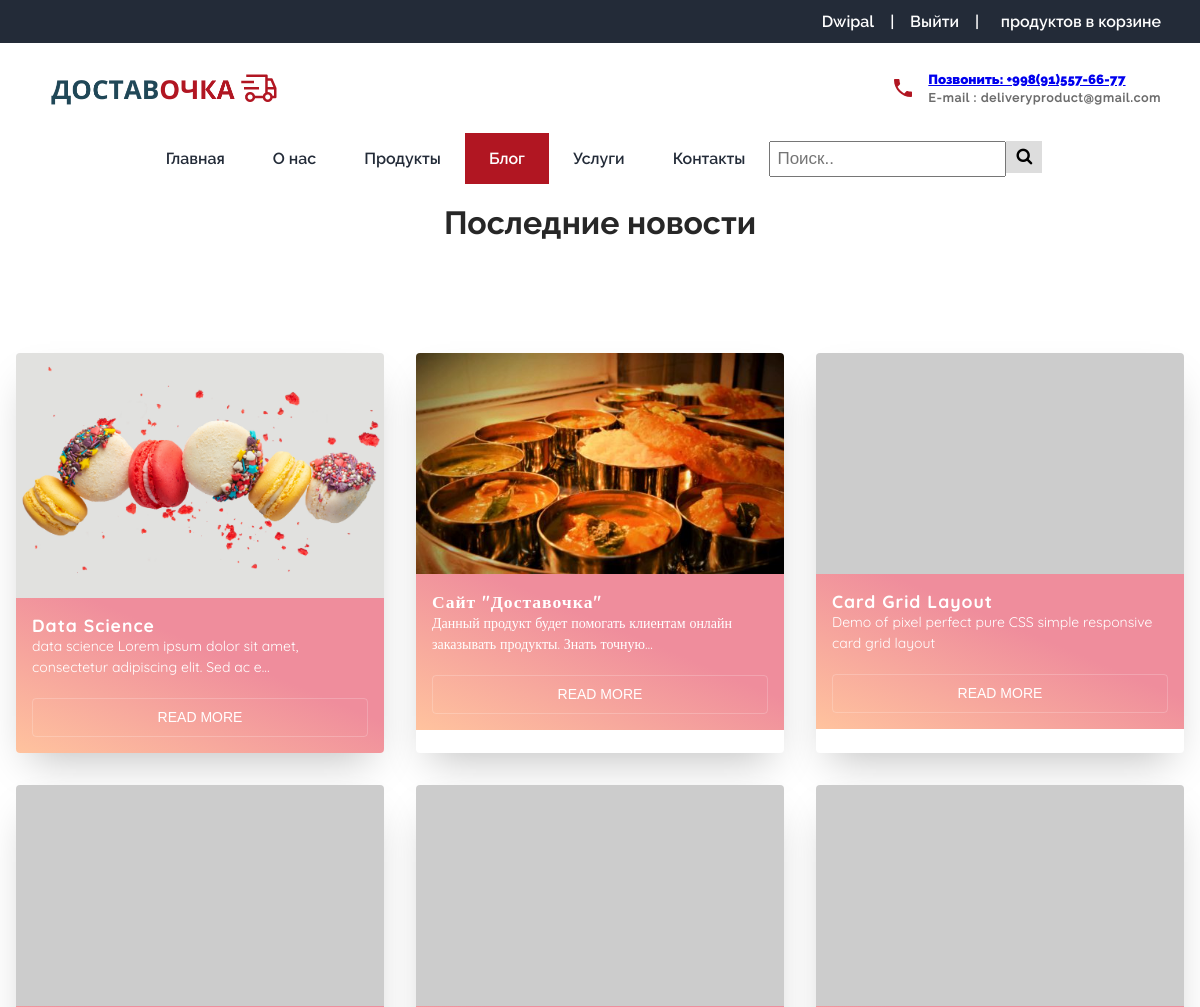
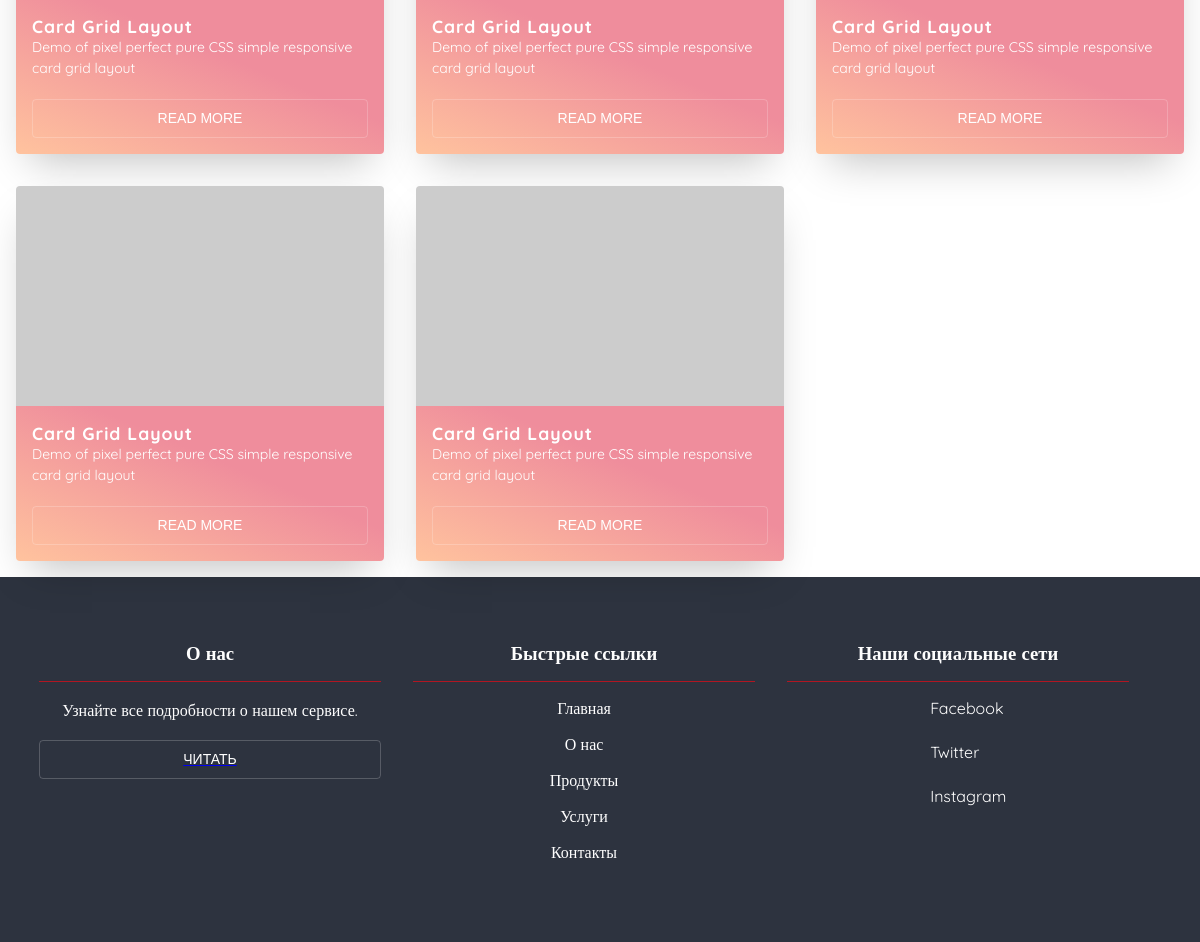
Screenshot of /blogs/ (signed in) with the database file from the repository (2 pictures, top to bottom).
### createuser/models.py (models this page shows)
class CustomUser(AbstractUser):
    username = None
    email = models.EmailField(_('email address'), unique=True)
    USERNAME_FIELD = 'email'
    REQUIRED_FIELDS = []
    objects = CustomUserManager()
    def __str__(self):
        return self.email

### blogapp/models.py (models this page shows, shortened)
class blog(models.Model):
    title=models.CharField(max_length=200)
    content=models.TextField()
    image=models.ImageField(upload_to="images/blogs")
    created_date=models.DateTimeField(auto_now_add=True)
    author=models.CharField(max_length=30,null=True,blank=True)

### blogapp/views.py (the view)
# urls.py: path('', views.blog_list,name='bloglist'),
def blog_list(request):
    blogs=blog.objects.all()
    return render(request,'blogt/blog_page.html',{'blogs':blogs})

### templates/blogt/blog_page.html (shortened to what this page needs)
{%extends 'base.html'%}
{% load static %}
{%block blogstyle%}
<link rel="stylesheet" href="{%static 'css/blogs-grid.css'%} ">
{%endblock%}
{%block activeclass_blog%}
class="active"
{%endblock%}
{% block content%}
<div class="main">
    <h1 class="section-heading">Последние новости</h1>
    <ul class="cards">
      {%for i in blogs%}
        <li class="cards_item">
            <div class="card">
              <div class="card_image"><img class="blog" src={{i.image.url}}></div>
              <div class="card_content">
                <h2 class="card_title">{{i.title}} </h2>
                <p class="card_text"> {{i.content |truncatechars:80}}  </p>
                <a href="{%url 'singleblog' i.id %}" style="text-decoration: none;">
                    <button class="btn card_btn" >Read More</button>
                </a>
              </div>
            </div>
          </li>
      {%endfor%}
        <li class="cards_item">
        <div class="card">
          <div class="card_image"><img src="https://picsum.photos/500/300/?image=10"></div>
          <div class="card_content">
            <h2 class="card_title">Card Grid Layout</h2>
            <p class="card_text">Demo of pixel perfect pure CSS simple responsive card grid layout</p>
            <button class="btn card_btn">Read More</button>
          </div>
        </div>
      </li>
      <li class="cards_item">
        <div class="card">
          <div class="card_image"><img src="https://picsum.photos/500/300/?image=5"></div>
          <div class="card_content">
            <h2 class="card_title">Card Grid Layout</h2>
            <p class="card_text">Demo of pixel perfect pure CSS simple responsive card grid layout</p>
            <button class="btn card_btn">Read More</button>
          </div>
        </div>
      </li>
      <li class="cards_item">
        <div class="card">
          <div class="card_image"><img src="https://picsum.photos/500/300/?image=11"></div>
          <div class="card_content">
            <h2 class="card_title">Card Grid Layout</h2>
            <p class="card_text">Demo of pixel perfect pure CSS simple responsive card grid layout</p>
            <button class="btn card_btn">Read More</button>
          </div>
        </div>
      </li>
      <li class="cards_item">
        <div class="card">
          <div class="card_image"><img src="https://picsum.photos/500/300/?image=14"></div>
          <div class="card_content">
            <h2 class="card_title">Card Grid Layout</h2>
            <p class="card_text">Demo of pixel perfect pure CSS simple responsive card grid layout</p>
            <button class="btn card_btn">Read More</button>
          </div>
        </div>
      </li>
      <li class="cards_item">
        <div class="card">
          <div class="card_image"><img src="https://picsum.photos/500/300/?image=17"></div>
          <div class="card_content">
            <h2 class="card_title">Card Grid Layout</h2>
            <p class="card_text">Demo of pixel perfect pure CSS simple responsive card grid layout</p>
            <button class="btn card_btn">Read More</button>
          </div>
        </div>
      </li>
      <li class="cards_item">
        <div class="card">
          <div class="card_image"><img src="https://picsum.photos/500/300/?image=2"></div>
          <div class="card_content">
            <h2 class="card_title">Card Grid Layout</h2>
            <p class="card_text">Demo of pixel perfect pure CSS simple responsive card grid layout</p>
            <button class="btn card_btn">Read More</button>
          </div>
        </div>
      </li>
    </ul>
  </div>
{%endblock%}

### templates/base.html (shortened to what this page needs)
{% load static %}
<!DOCTYPE html>
<html lang="en">
<head>
    <link rel="stylesheet" type="text/css" href="https://cdn.jsdelivr.net/npm/slick-carousel@1.8.1/slick/slick.css" />
    <link rel="stylesheet" href="{% static 'css/style.css' %}">
    <link rel="stylesheet" href="{% static 'css/searchbar.css' %}">
    <link rel="stylesheet" href="https://cdnjs.cloudflare.com/ajax/libs/jquery-datetimepicker/2.5.20/jquery.datetimepicker.min.css" />
    {% block blogstyle %}
    {% endblock %}
    <link rel="stylesheet" href="https://cdnjs.cloudflare.com/ajax/libs/font-awesome/4.7.0/css/font-awesome.min.css">
</head>
<body>
    <div class="main-wrapper">
        <div class="nav-background">
            <div class="mobile-logo">
            </div>
            <div class="mobile-nav">
                <div class="cart">
                    {%if not user.is_authenticated%}
                    <div class="flex items-center"  >
                        <a href="{%url 'cart' %}">
                        <img src="{% static 'icons/cart-dark.svg' %}" alt="">
                        </a>
                        <a href="{%url 'cart' %}">
                            <span id=cartvalue>
                                0
                            </span>продуктов в корзине</a>
                    </div>
                    {%else%}
                    <div class="flex items-center"  >
                        <a href="{%url 'cart' %}">
                        </a>
                        <a href="{%url 'cart' %}">
                             Продуктов в корзине</a>
                    </div>
                    {%endif%}
                </div>
                <div class="nav-top">
                    <ul>
                        <li>
                            <a href="/">Главная</a>
                        </li>
                        <li>
                            <a href="{% url 'about' %}">О нас</a>
                        </li>
                        <li>
                            <a href="{% url 'all-food' %}
                            ">Продукты</a>
                        </li>
                        <li>
                            <a href="{% url 'bloglist' %}">Блог</a>
                        </li>
                        <li>
                            <a href="/#our-services">Услуги</a>
                        </li>
                        <li>
                            <a href="/#contact-us">Контакты</a>
                        </li>
                       {% if user.is_authenticated%}
                       <li>{{user.first_name}}</li>
                       <li>
                        <a href="{%url 'createuser:logout' %}">Выйти</a>
                       </li>
                       {%endif %}
                    </ul>
                </div>
                <div class="contact flex items-center">
                    <div>
                        <h5 ><a href="tel:(+91)7620988848">
                            звонить: (+91)7620988848</a></h5>
                        <h6>E-mail : support@freshmeal.com</h6>
                    </div>
                </div>
            </div>
        </div>
        <div class="site-content-wrapper">
            <div class="site-content">
                <header class="topbar">
                    <div class="container flex justify-between items-center">
                        <div class="icons">
                        </div>
                        <div class="auth flex items-center">
                            {% if user.is_authenticated%}
                            <div>
                                {{user.first_name}}
                            </div>
                            <span class="divider">|</span>
                            <div>
                        <a href="{%url 'createuser:logout' %}">Выйти</a>
                            </div>
                            {%endif %}
                            <span class="divider">|</span>
                            <div>
                                {%if not user.is_authenticated%}
                    <div class="flex items-center"  >
                        <a href="{%url 'cart' %}">
                        <img src="{% static 'icons/cart-2.svg' %}" alt="">
                        </a>
                        <a href="{%url 'cart' %}">
                            <span id=cartvalue1>
                                0
                            </span>продуктов в корзине</a>
                    </div>
                    {%else%}
                    <div class="flex items-center"  >
                        <a href="{%url 'cart' %}">
                        </a>
                        <a href="{%url 'cart' %}">
                             продуктов в корзине</a>
                    </div>
                    {%endif%}
                            </div>
                        </div>
                    </div>
                </header>
                <nav>
                    <div class="top">
                        <div class="container flex justify-between">
                            <div class="branding">
                                <img style="width: 240px; height: 42px;" src="{% static 'icons/logo.png' %}" alt="">
                            </div>
                            <div class="contact flex items-center">
                                <img src="{% static 'icons/phone-1.svg' %}" alt="">
                                <div>
                                    <h5 ><a href="tel:(+91)7620988848">
                                        Позвонить: +998(91)557-66-77</a></h5>
                                    <h6>E-mail : deliveryproduct@gmail.com</h6>
                                </div>
                            </div>
                        </div>
                    </div>
                    <div class="navbar magic-shadow">
                        <div class="container flex justify-center topnav">
                            <a href="/" {%block activeclass_home%}{%endblock%} >Главная</a>
                            <a href="{% url 'about' %}" {%block activeclass_about%}{%endblock%}>О нас</a>
                            <a href="{% url 'all-food' %}
                            " {%block activeclass_prod%}{%endblock%}>Продукты</a>
                            <a href="{% url 'bloglist' %}" {%block activeclass_blog%}{%endblock%}>Блог</a>
                            <a href="/#our-services">Услуги</a>
                            <a href="/#contact-us">Контакты</a>
                            <div class="search-container">
                                <form action="{%url 'search' %}">
                                  <input type="text" placeholder="Поиск.." name="search">
                                  <button type="submit"><i class="fa fa-search"></i></button>
                                </form>
                              </div>
                        </div>
                    </div>
                </nav>
                {% block content %}
                {% endblock %}
                <footer>
                    <div class="container">
                        <div class="box">
                            <h3>О нас</h3>
                            <p>Узнайте все подробности о нашем сервисе.</p>
                                <a href="{% url 'about' %}">
                                    <button class="btn btn-secondary">Читать</button>
                                </a>
                        </div>
                        <div class="box">
                            <h3>Быстрые ссылки</h3>
                            <ul>
                                <li>
                                    <a href="/">Главная</a>
                                </li>
                                <li>
                                    <a href="{% url 'about' %}">О нас</a>
                                </li>
                                <li>
                                    <a href="{% url 'all-food' %}">Продукты</a>
                                </li>
                                <li>
                                    <a href="/#our-services">Услуги</a>
                                </li>
                                <li>
                                    <a href="/#contact-us">Контакты</a>
                                </li>
                            </ul>
                        </div>
                        <div class="box">
                            <h3>Наши социальные сети</h3>
                            <div>
                                <ul>
                                    <li>
                                        <a href="#">
                                            <span>Facebook</span>
                                        </a>
                                    </li>
                                    <li>
                                        <a href="#">
                                            <span>Twitter</span>
                                        </a>
                                    </li>
                                    <li>
                                        <a href="#">
                                            <span>Instagram</span>
                                        </a>
                                    </li>
                                </ul>
                            </div>
                        </div>
                    </div>
                </footer>
            </div>
        </div>
    </div>
</body>
</html>

### static/css/searchbar.css (style rules this page uses)
.topnav input[type=text] ,topnav1 { padding: 6px; margin-top: 8px; font-size: 17px; }
.topnav .search-container button ,topnav1 { float: right; padding: 6px 10px; margin-top: 8px; margin-right: 16px; background: #ddd; font-size: 17px; border: none; cursor: pointer; }

### static/css/blogs-grid.css (style rules this page uses)
*, *::before, *::after { box-sizing: border-box; }
html { background-color: #ecf9ff; }
body { color: #272727; font-family: 'Quicksand', serif; font-style: normal; font-weight: 400; letter-spacing: 0; }
.main { max-width: 1200px; margin: 0 auto; }
h1 { font-size: 2rem; font-weight: 400; text-align: center; margin: 20px; }
img { height: auto; max-width: 100%; vertical-align: middle; }
.btn { color: #ffffff; padding: 0.8rem; font-size: 14px; text-transform: uppercase; border-radius: 4px; font-weight: 400; display: block; width: 100%; cursor: pointer; border: 1px solid rgba(255, 255, 255, 0.2); background: transparent; }
.cards { display: flex; flex-wrap: wrap; list-style: none; margin: 0; padding: 0; }
.cards_item { display: flex; padding: 1rem; }
@media (min-width: 40rem) { .cards_item { width: 50%; } }
@media (min-width: 56rem) { .cards_item { width: 33.3333%; } }
.card { background-color: white; border-radius: 0.25rem; box-shadow: 0 20px 40px -14px rgba(0, 0, 0, 0.25); display: flex; flex-direction: column; overflow: hidden; }
.card_content { padding: 1rem; background: linear-gradient(to bottom left, #EF8D9C 40%, #FFC39E 100%); }
.card_title { color: #ffffff; font-size: 1.1rem; font-weight: 700; letter-spacing: 1px; text-transform: capitalize; margin: 0px; }
.card_text { color: #ffffff; font-size: 0.875rem; line-height: 1.5; margin-bottom: 1.25rem; font-weight: 400; }

### rows the page displays
CustomUser: first_name "Dwipal"
blog: image (picture), title "Data Science", content "data science Lorem ipsum dolor sit amet, consectetur adipiscing elit. Sed ac e…"
blog: image (picture), title "Сайт \"Доставочка\"", content "Данный продукт будет помогать клиентам онлайн заказывать продукты. Знать точную…"
